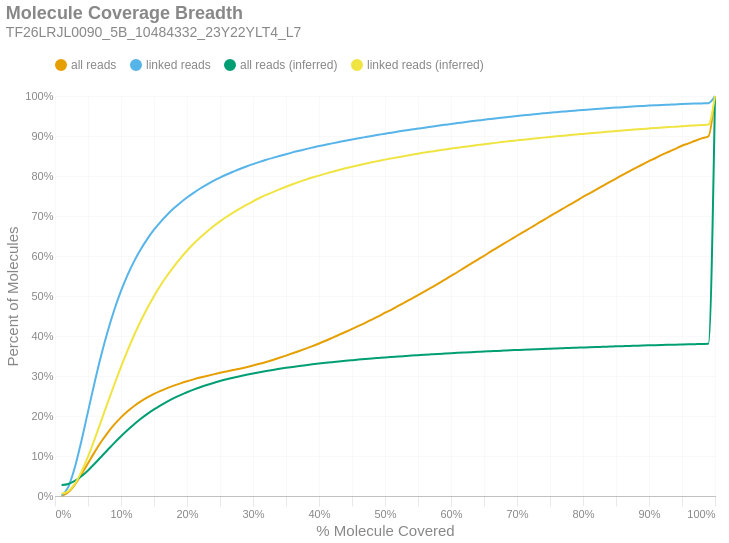

This figure's notebook cell:
### Markdown cell above
### Molecule Read Coverage
This chart shows molecule coverage breadth as computed by the number of bases aligned to that molecule. In other words, "*how much of each unique long molecule is actually sequenced/aligned?*" Keep in mind there is a distinction between sequences and alignments, since some sequences belonging to a particular molecule may not align well and wouldn't appear in the alignment data. This chart also shows molecule coverage breadth as computed by the *inferred fragment* from which the aligned sequences originate. Unlike read coverage, this calculation takes into account the total insert size, including unsequenced gaps between the forward and reverse reads. Like the previous figures, these are cumulative percents.

### Code cell
if SKIPLR:
    print_html(f"Skipped")
else:
    binned_df = consolidated_hist(valids['coverage_bp'], mask, 0.01, True)
    binned_df_inf = consolidated_hist(valids['coverage_inserts'], mask, 0.01, True)
    binned_df = binned_df.with_columns(pl.lit(binned_df_inf['all reads (cumsum)']).alias('all reads (inferred)'))
    binned_df = binned_df.with_columns(pl.lit(binned_df_inf['linked reads (cumsum)']).alias('linked reads (inferred)'))
    binned_df = binned_df.with_columns(
        (pl.col('bin').cast(pl.Float64) + 0.01).alias('right_edge')
    )

    with SafeRender(binned_df):
        (
            density_plot(binned_df, 'Molecule Coverage Breadth', samplename, 'molcov', ['all reads (inferred)','linked reads (inferred)'])
            .encode(
                #x=alt.X('bin:Q', title="% Molecule Covered").axis(format = '%').scale(padding=0),
                x=alt.X('right_edge:Q', title="% Molecule Covered").axis(format='%').scale(padding=0),
                y=alt.Y('value:Q', title='Percent of Molecules')
                    .axis(format='%')
                    .stack(False)
                    .scale(domainMin=0, padding=0),
                color=alt.Color("key:N").scale(domain = ["all reads", "linked reads", "all reads (inferred)", "linked reads (inferred)"]),
                tooltip = [
                    alt.Tooltip("key:N", title = "Data Type"),
                    alt.Tooltip("range_label:N", title="% Molecule Covered"),
                    alt.Tooltip("value:Q", format = ".2%", title="% Molecules")
                ]
            )
        ).display()

### Figure 1 — Vega-Lite specification as saved in the notebook (floating-point values rounded to 4 significant figures)
{"width": "container", "height": 400, "config": {"title": {"anchor": "start", "dy": -15, "fontSize": 18, "color": "#888888", "subtitleColor": "#888888", "subtitleFontSize": 14}, "arc": {"fill": "#0072B2"}, "axis": {"domainColor": "#888888", "domainWidth": 0.5, "gridWidth": 0.2, "grid": false, "titleFontWeight": 400, "titleFontSize": 15, "labelFontSize": 11, "labelColor": "#888888", "tickColor": "#888888", "tickWidth": 0.2, "titleColor": "#888888"}, "axisBand": {"grid": false}, "axisX": {"grid": true, "tickSize": 10, "domainCap": "round"}, "axisY": {"domain": false, "grid": true, "tickSize": 0, "domainCap": "round"}, "background": "transparent", "header": {"labelFontSize": 15, "labelColor": "#888888", "titleFontSize": 15, "titleFontWeight": 600, "titleColor": "#888888"}, "legend": {"labelFont": "sans-serif", "labelFontSize": 12, "labelColor": "#888888", "symbolSize": 100, "symbolType": "circle", "titleFontSize": 12, "titlePadding": 10, "titleColor": "#888888", "title": null, "orient": "top"}, "range": {"category": ["#E69F00", "#56B4E9", "#009E73", "#F0E442", "#0072B2", "#D55E00", "#CC79A7", "#000000"], "diverging": ["#cfe8f3", "#a2d4ec", "#73bfe2", "#46abdb", "#1696d2", "#12719e"]}, "area": {"fill": "#0072B2", "fillOpacity": 0.7, "line": true, "strokeOpacity": 0.7}, "line": {"color": "#0072B2", "stroke": "#0072B2", "strokeWidth": 2}, "trail": {"color": "#0072B2", "stroke": "#0072B2", "strokeWidth": 0, "size": 1}, "point": {"filled": true, "fillOpacity": 1.0, "size": 95}, "text": {"color": "#888888", "fontSize": 11, "align": "right", "fontWeight": 400, "size": 11}, "bar": {"fill": "#0072B2", "stroke": null}, "view": {"stroke": null, "continuousWidth": 660, "continuousHeight": 400}}, "data": {"name": "data-2eaea5df83a22ba4c622ed86b7c96b40"}, "mark": {"type": "line", "interpolate": "monotone", "point": {"opacity": 0, "size": 275}}, "encoding": {"color": {"field": "key", "scale": {"domain": ["all reads", "linked reads", "all reads (inferred)", "linked reads (inferred)"]}, "type": "nominal"}, "tooltip": [{"field": "key", "title": "Data Type", "type": "nominal"}, {"field": "range_label", "title": "% Molecule Covered", "type": "nominal"}, {"field": "value", "format": ".2%", "title": "% Molecules", "type": "quantitative"}], "x": {"axis": {"format": "%"}, "field": "right_edge", "scale": {"padding": 0}, "title": "% Molecule Covered", "type": "quantitative"}, "y": {"axis": {"format": "%"}, "field": "value", "scale": {"domainMin": 0, "padding": 0}, "stack": false, "title": "Percent of Molecules", "type": "quantitative"}}, "params": [{"name": "param_c36ac31b6afebe62", "select": {"type": "point", "fields": ["key"]}, "bind": "legend"}], "title": {"text": "Molecule Coverage Breadth", "subtitle": "TF26LRJL0090_5B_10484332_23Y22YLT4_L7"}, "transform": [{"fold": ["all reads (cumsum)", "linked reads (cumsum)", "all reads (inferred)", "linked reads (inferred)"]}, {"calculate": "replace(datum.key, ' (cumsum)', '')", "as": "key"}, {"filter": {"param": "param_c36ac31b6afebe62"}}], "usermeta": {"embedOptions": {"downloadFileName": "TF26LRJL0090_5B_10484332_23Y22YLT4_L7.molcov"}}, "$schema": "https://vega.github.io/schema/vega-lite/v6.4.1.json", "datasets": {"data-2eaea5df83a22ba4c622ed86b7c96b40": [{"bin": "0.0", "interval": "0.0-0.01", "all reads": 0.0006397, "linked reads": 0.001136, "all reads (cumsum)": 0.0006397, "linked reads (cumsum)": 0.001136, "range_label": "0.0-0.01", "all reads (inferred)": 0.02727, "linked reads (inferred)": 0.005546, "right_edge": 0.01}, {"bin": "0.01", "interval": "0.01-0.02", "all reads": 0.008635, "linked reads": 0.02103, "all reads (cumsum)": 0.009275, "linked reads (cumsum)": 0.02216, "range_label": "0.01-0.02", "all reads (inferred)": 0.03017, "linked reads (inferred)": 0.01196, "right_edge": 0.02}, {"bin": "0.02", "interval": "0.02-0.03", "all reads": 0.01915, "linked reads": 0.0489, "all reads (cumsum)": 0.02843, "linked reads (cumsum)": 0.07106, "range_label": "0.02-0.03", "all reads (inferred)": 0.03761, "linked reads (inferred)": 0.03049, "right_edge": 0.03}, {"bin": "0.03", "interval": "0.03-0.04", "all reads": 0.02554, "linked reads": 0.06649, "all reads (cumsum)": 0.05396, "linked reads (cumsum)": 0.1376, "range_label": "0.03-0.04", "all reads (inferred)": 0.04926, "linked reads (inferred)": 0.0604, "right_edge": 0.04}, {"bin": "0.04", "interval": "0.04-0.05", "all reads": 0.02799, "linked reads": 0.07337, "all reads (cumsum)": 0.08195, "linked reads (cumsum)": 0.2109, "range_label": "0.04-0.05", "all reads (inferred)": 0.06393, "linked reads (inferred)": 0.09843, "right_edge": 0.05}, {"bin": "0.05", "interval": "0.05-0.06", "all reads": 0.02779, "linked reads": 0.07307, "all reads (cumsum)": 0.1097, "linked reads (cumsum)": 0.284, "range_label": "0.05-0.06", "all reads (inferred)": 0.08052, "linked reads (inferred)": 0.1418, "right_edge": 0.06}, {"bin": "0.06", "interval": "0.06-0.07", "all reads": 0.02575, "linked reads": 0.0678, "all reads (cumsum)": 0.1355, "linked reads (cumsum)": 0.3518, "range_label": "0.06-0.07", "all reads (inferred)": 0.09807, "linked reads (inferred)": 0.1878, "right_edge": 0.07}, {"bin": "0.07", "interval": "0.07-0.08", "all reads": 0.02307, "linked reads": 0.06074, "all reads (cumsum)": 0.1586, "linked reads (cumsum)": 0.4125, "range_label": "0.07-0.08", "all reads (inferred)": 0.1155, "linked reads (inferred)": 0.2338, "right_edge": 0.08}, {"bin": "0.08", "interval": "0.08-0.09", "all reads": 0.02035, "linked reads": 0.05357, "all reads (cumsum)": 0.1789, "linked reads (cumsum)": 0.4661, "range_label": "0.08-0.09", "all reads (inferred)": 0.1328, "linked reads (inferred)": 0.2794, "right_edge": 0.09}, {"bin": "0.09", "interval": "0.09-0.1", "all reads": 0.01768, "linked reads": 0.04651, "all reads (cumsum)": 0.1966, "linked reads (cumsum)": 0.5126, "range_label": "0.09-0.1", "all reads (inferred)": 0.1494, "linked reads (inferred)": 0.323, "right_edge": 0.1}, {"bin": "0.1", "interval": "0.1-0.11", "all reads": 0.0153, "linked reads": 0.04021, "all reads (cumsum)": 0.2119, "linked reads (cumsum)": 0.5528, "range_label": "0.1-0.11", "all reads (inferred)": 0.1651, "linked reads (inferred)": 0.3643, "right_edge": 0.11}, {"bin": "0.11", "interval": "0.11-0.12", "all reads": 0.01311, "linked reads": 0.03439, "all reads (cumsum)": 0.225, "linked reads (cumsum)": 0.5872, "range_label": "0.11-0.12", "all reads (inferred)": 0.1796, "linked reads (inferred)": 0.4025, "right_edge": 0.12}, {"bin": "0.12", "interval": "0.12-0.13", "all reads": 0.01135, "linked reads": 0.02972, "all reads (cumsum)": 0.2363, "linked reads (cumsum)": 0.6169, "range_label": "0.12-0.13", "all reads (inferred)": 0.193, "linked reads (inferred)": 0.438, "right_edge": 0.13}, {"bin": "0.13", "interval": "0.13-0.14", "all reads": 0.009966, "linked reads": 0.02596, "all reads (cumsum)": 0.2463, "linked reads (cumsum)": 0.6429, "range_label": "0.13-0.14", "all reads (inferred)": 0.2052, "linked reads (inferred)": 0.4702, "right_edge": 0.14}, {"bin": "0.14", "interval": "0.14-0.15", "all reads": 0.008787, "linked reads": 0.02278, "all reads (cumsum)": 0.2551, "linked reads (cumsum)": 0.6657, "range_label": "0.14-0.15", "all reads (inferred)": 0.2164, "linked reads (inferred)": 0.4996, "right_edge": 0.15}, {"bin": "0.15", "interval": "0.15-0.16", "all reads": 0.007693, "linked reads": 0.01986, "all reads (cumsum)": 0.2628, "linked reads (cumsum)": 0.6855, "range_label": "0.15-0.16", "all reads (inferred)": 0.2267, "linked reads (inferred)": 0.5268, "right_edge": 0.16}, {"bin": "0.16", "interval": "0.16-0.17", "all reads": 0.006929, "linked reads": 0.01776, "all reads (cumsum)": 0.2697, "linked reads (cumsum)": 0.7033, "range_label": "0.16-0.17", "all reads (inferred)": 0.236, "linked reads (inferred)": 0.5512, "right_edge": 0.17}, {"bin": "0.17", "interval": "0.17-0.18", "all reads": 0.006249, "linked reads": 0.01587, "all reads (cumsum)": 0.276, "linked reads (cumsum)": 0.7192, "range_label": "0.17-0.18", "all reads (inferred)": 0.2445, "linked reads (inferred)": 0.5737, "right_edge": 0.18}, {"bin": "0.18", "interval": "0.18-0.19", "all reads": 0.005639, "linked reads": 0.01421, "all reads (cumsum)": 0.2816, "linked reads (cumsum)": 0.7334, "range_label": "0.18-0.19", "all reads (inferred)": 0.2523, "linked reads (inferred)": 0.5942, "right_edge": 0.19}, {"bin": "0.19", "interval": "0.19-0.2", "all reads": 0.005189, "linked reads": 0.0129, "all reads (cumsum)": 0.2868, "linked reads (cumsum)": 0.7463, "range_label": "0.19-0.2", "all reads (inferred)": 0.2595, "linked reads (inferred)": 0.6132, "right_edge": 0.2}, {"bin": "0.2", "interval": "0.2-0.21", "all reads": 0.004782, "linked reads": 0.0117, "all reads (cumsum)": 0.2916, "linked reads (cumsum)": 0.758, "range_label": "0.2-0.21", "all reads (inferred)": 0.2661, "linked reads (inferred)": 0.6306, "right_edge": 0.21}, {"bin": "0.21", "interval": "0.21-0.22", "all reads": 0.004448, "linked reads": 0.01077, "all reads (cumsum)": 0.296, "linked reads (cumsum)": 0.7687, "range_label": "0.21-0.22", "all reads (inferred)": 0.272, "linked reads (inferred)": 0.6462, "right_edge": 0.22}, {"bin": "0.22", "interval": "0.22-0.23", "all reads": 0.00411, "linked reads": 0.009734, "all reads (cumsum)": 0.3001, "linked reads (cumsum)": 0.7785, "range_label": "0.22-0.23", "all reads (inferred)": 0.2775, "linked reads (inferred)": 0.6607, "right_edge": 0.23}, {"bin": "0.23", "interval": "0.23-0.24", "all reads": 0.003998, "linked reads": 0.009121, "all reads (cumsum)": 0.3041, "linked reads (cumsum)": 0.7876, "range_label": "0.23-0.24", "all reads (inferred)": 0.2827, "linked reads (inferred)": 0.6742, "right_edge": 0.24}, {"bin": "0.24", "interval": "0.24-0.25", "all reads": 0.003812, "linked reads": 0.008429, "all reads (cumsum)": 0.3079, "linked reads (cumsum)": 0.796, "range_label": "0.24-0.25", "all reads (inferred)": 0.2874, "linked reads (inferred)": 0.6865, "right_edge": 0.25}, {"bin": "0.25", "interval": "0.25-0.26", "all reads": 0.003485, "linked reads": 0.007668, "all reads (cumsum)": 0.3114, "linked reads (cumsum)": 0.8037, "range_label": "0.25-0.26", "all reads (inferred)": 0.2917, "linked reads (inferred)": 0.6981, "right_edge": 0.26}, {"bin": "0.26", "interval": "0.26-0.27", "all reads": 0.003349, "linked reads": 0.006999, "all reads (cumsum)": 0.3148, "linked reads (cumsum)": 0.8107, "range_label": "0.26-0.27", "all reads (inferred)": 0.2958, "linked reads (inferred)": 0.7087, "right_edge": 0.27}, {"bin": "0.27", "interval": "0.27-0.28", "all reads": 0.003558, "linked reads": 0.00693, "all reads (cumsum)": 0.3183, "linked reads (cumsum)": 0.8176, "range_label": "0.27-0.28", "all reads (inferred)": 0.2995, "linked reads (inferred)": 0.7186, "right_edge": 0.28}, {"bin": "0.28", "interval": "0.28-0.29", "all reads": 0.003738, "linked reads": 0.006189, "all reads (cumsum)": 0.3221, "linked reads (cumsum)": 0.8238, "range_label": "0.28-0.29", "all reads (inferred)": 0.3031, "linked reads (inferred)": 0.7279, "right_edge": 0.29}, {"bin": "0.29", "interval": "0.29-0.3", "all reads": 0.004023, "linked reads": 0.005895, "all reads (cumsum)": 0.3261, "linked reads (cumsum)": 0.8297, "range_label": "0.29-0.3", "all reads (inferred)": 0.3065, "linked reads (inferred)": 0.7367, "right_edge": 0.3}, {"bin": "0.3", "interval": "0.3-0.31", "all reads": 0.004329, "linked reads": 0.005513, "all reads (cumsum)": 0.3304, "linked reads (cumsum)": 0.8352, "range_label": "0.3-0.31", "all reads (inferred)": 0.3096, "linked reads (inferred)": 0.745, "right_edge": 0.31}, {"bin": "0.31", "interval": "0.31-0.32", "all reads": 0.004722, "linked reads": 0.005254, "all reads (cumsum)": 0.3351, "linked reads (cumsum)": 0.8405, "range_label": "0.31-0.32", "all reads (inferred)": 0.3125, "linked reads (inferred)": 0.7527, "right_edge": 0.32}, {"bin": "0.32", "interval": "0.32-0.33", "all reads": 0.005045, "linked reads": 0.004875, "all reads (cumsum)": 0.3402, "linked reads (cumsum)": 0.8453, "range_label": "0.32-0.33", "all reads (inferred)": 0.3153, "linked reads (inferred)": 0.7598, "right_edge": 0.33}, {"bin": "0.33", "interval": "0.33-0.34", "all reads": 0.005329, "linked reads": 0.004686, "all reads (cumsum)": 0.3455, "linked reads (cumsum)": 0.85, "range_label": "0.33-0.34", "all reads (inferred)": 0.3179, "linked reads (inferred)": 0.7667, "right_edge": 0.34}, {"bin": "0.34", "interval": "0.34-0.35", "all reads": 0.005523, "linked reads": 0.004547, "all reads (cumsum)": 0.351, "linked reads (cumsum)": 0.8546, "range_label": "0.34-0.35", "all reads (inferred)": 0.3204, "linked reads (inferred)": 0.7732, "right_edge": 0.35}, {"bin": "0.35", "interval": "0.35-0.36", "all reads": 0.005674, "linked reads": 0.004421, "all reads (cumsum)": 0.3567, "linked reads (cumsum)": 0.859, "range_label": "0.35-0.36", "all reads (inferred)": 0.3227, "linked reads (inferred)": 0.7794, "right_edge": 0.36}, {"bin": "0.36", "interval": "0.36-0.37", "all reads": 0.005782, "linked reads": 0.00409, "all reads (cumsum)": 0.3625, "linked reads (cumsum)": 0.8631, "range_label": "0.36-0.37", "all reads (inferred)": 0.325, "linked reads (inferred)": 0.7852, "right_edge": 0.37}, {"bin": "0.37", "interval": "0.37-0.38", "all reads": 0.006064, "linked reads": 0.004111, "all reads (cumsum)": 0.3686, "linked reads (cumsum)": 0.8672, "range_label": "0.37-0.38", "all reads (inferred)": 0.3271, "linked reads (inferred)": 0.7908, "right_edge": 0.38}, {"bin": "0.38", "interval": "0.38-0.39", "all reads": 0.006134, "linked reads": 0.003823, "all reads (cumsum)": 0.3747, "linked reads (cumsum)": 0.871, "range_label": "0.38-0.39", "all reads (inferred)": 0.3291, "linked reads (inferred)": 0.7961, "right_edge": 0.39}, {"bin": "0.39", "interval": "0.39-0.4", "all reads": 0.006556, "linked reads": 0.003741, "all reads (cumsum)": 0.3813, "linked reads (cumsum)": 0.8748, "range_label": "0.39-0.4", "all reads (inferred)": 0.331, "linked reads (inferred)": 0.801, "right_edge": 0.4}, {"bin": "0.4", "interval": "0.4-0.41", "all reads": 0.006852, "linked reads": 0.003414, "all reads (cumsum)": 0.3881, "linked reads (cumsum)": 0.8782, "range_label": "0.4-0.41", "all reads (inferred)": 0.3329, "linked reads (inferred)": 0.8059, "right_edge": 0.41}, {"bin": "0.41", "interval": "0.41-0.42", "all reads": 0.007219, "linked reads": 0.003417, "all reads (cumsum)": 0.3953, "linked reads (cumsum)": 0.8816, "range_label": "0.41-0.42", "all reads (inferred)": 0.3346, "linked reads (inferred)": 0.8105, "right_edge": 0.42}, {"bin": "0.42", "interval": "0.42-0.43", "all reads": 0.007353, "linked reads": 0.00323, "all reads (cumsum)": 0.4027, "linked reads (cumsum)": 0.8848, "range_label": "0.42-0.43", "all reads (inferred)": 0.3364, "linked reads (inferred)": 0.815, "right_edge": 0.43}, {"bin": "0.43", "interval": "0.43-0.44", "all reads": 0.00737, "linked reads": 0.003161, "all reads (cumsum)": 0.41, "linked reads (cumsum)": 0.888, "range_label": "0.43-0.44", "all reads (inferred)": 0.338, "linked reads (inferred)": 0.8192, "right_edge": 0.44}, {"bin": "0.44", "interval": "0.44-0.45", "all reads": 0.007572, "linked reads": 0.003189, "all reads (cumsum)": 0.4176, "linked reads (cumsum)": 0.8912, "range_label": "0.44-0.45", "all reads (inferred)": 0.3395, "linked reads (inferred)": 0.8231, "right_edge": 0.45}, {"bin": "0.45", "interval": "0.45-0.46", "all reads": 0.007631, "linked reads": 0.003033, "all reads (cumsum)": 0.4253, "linked reads (cumsum)": 0.8942, "range_label": "0.45-0.46", "all reads (inferred)": 0.341, "linked reads (inferred)": 0.827, "right_edge": 0.46}, {"bin": "0.46", "interval": "0.46-0.47", "all reads": 0.007779, "linked reads": 0.002993, "all reads (cumsum)": 0.433, "linked reads (cumsum)": 0.8972, "range_label": "0.46-0.47", "all reads (inferred)": 0.3424, "linked reads (inferred)": 0.8307, "right_edge": 0.47}, {"bin": "0.47", "interval": "0.47-0.48", "all reads": 0.008126, "linked reads": 0.002925, "all reads (cumsum)": 0.4412, "linked reads (cumsum)": 0.9001, "range_label": "0.47-0.48", "all reads (inferred)": 0.3438, "linked reads (inferred)": 0.8343, "right_edge": 0.48}, {"bin": "0.48", "interval": "0.48-0.49", "all reads": 0.007977, "linked reads": 0.00277, "all reads (cumsum)": 0.4491, "linked reads (cumsum)": 0.9029, "range_label": "0.48-0.49", "all reads (inferred)": 0.3451, "linked reads (inferred)": 0.8376, "right_edge": 0.49}, {"bin": "0.49", "interval": "0.49-0.5", "all reads": 0.009097, "linked reads": 0.002837, "all reads (cumsum)": 0.4582, "linked reads (cumsum)": 0.9057, "range_label": "0.49-0.5", "all reads (inferred)": 0.3463, "linked reads (inferred)": 0.841, "right_edge": 0.5}, {"bin": "0.5", "interval": "0.5-0.51", "all reads": 0.007983, "linked reads": 0.002646, "all reads (cumsum)": 0.4662, "linked reads (cumsum)": 0.9084, "range_label": "0.5-0.51", "all reads (inferred)": 0.3475, "linked reads (inferred)": 0.8441, "right_edge": 0.51}, {"bin": "0.51", "interval": "0.51-0.52", "all reads": 0.008956, "linked reads": 0.002693, "all reads (cumsum)": 0.4752, "linked reads (cumsum)": 0.9111, "range_label": "0.51-0.52", "all reads (inferred)": 0.3487, "linked reads (inferred)": 0.8471, "right_edge": 0.52}, {"bin": "0.52", "interval": "0.52-0.53", "all reads": 0.008842, "linked reads": 0.002532, "all reads (cumsum)": 0.484, "linked reads (cumsum)": 0.9136, "range_label": "0.52-0.53", "all reads (inferred)": 0.3498, "linked reads (inferred)": 0.85, "right_edge": 0.53}, {"bin": "0.53", "interval": "0.53-0.54", "all reads": 0.009078, "linked reads": 0.00252, "all reads (cumsum)": 0.4931, "linked reads (cumsum)": 0.9161, "range_label": "0.53-0.54", "all reads (inferred)": 0.351, "linked reads (inferred)": 0.8529, "right_edge": 0.54}, {"bin": "0.54", "interval": "0.54-0.55", "all reads": 0.009026, "linked reads": 0.002382, "all reads (cumsum)": 0.5021, "linked reads (cumsum)": 0.9185, "range_label": "0.54-0.55", "all reads (inferred)": 0.352, "linked reads (inferred)": 0.8557, "right_edge": 0.55}, {"bin": "0.55", "interval": "0.55-0.56", "all reads": 0.009365, "linked reads": 0.002388, "all reads (cumsum)": 0.5115, "linked reads (cumsum)": 0.9209, "range_label": "0.55-0.56", "all reads (inferred)": 0.3531, "linked reads (inferred)": 0.8585, "right_edge": 0.56}, {"bin": "0.56", "interval": "0.56-0.57", "all reads": 0.009423, "linked reads": 0.002405, "all reads (cumsum)": 0.5209, "linked reads (cumsum)": 0.9233, "range_label": "0.56-0.57", "all reads (inferred)": 0.3541, "linked reads (inferred)": 0.8611, "right_edge": 0.57}, {"bin": "0.57", "interval": "0.57-0.58", "all reads": 0.009389, "linked reads": 0.002322, "all reads (cumsum)": 0.5303, "linked reads (cumsum)": 0.9256, "range_label": "0.57-0.58", "all reads (inferred)": 0.3551, "linked reads (inferred)": 0.8637, "right_edge": 0.58}, {"bin": "0.58", "interval": "0.58-0.59", "all reads": 0.009756, "linked reads": 0.002239, "all reads (cumsum)": 0.54, "linked reads (cumsum)": 0.9279, "range_label": "0.58-0.59", "all reads (inferred)": 0.356, "linked reads (inferred)": 0.8661, "right_edge": 0.59}, {"bin": "0.59", "interval": "0.59-0.6", "all reads": 0.01013, "linked reads": 0.002227, "all reads (cumsum)": 0.5502, "linked reads (cumsum)": 0.9301, "range_label": "0.59-0.6", "all reads (inferred)": 0.357, "linked reads (inferred)": 0.8685, "right_edge": 0.6}, {"bin": "0.6", "interval": "0.6-0.61", "all reads": 0.00981, "linked reads": 0.002165, "all reads (cumsum)": 0.56, "linked reads (cumsum)": 0.9323, "range_label": "0.6-0.61", "all reads (inferred)": 0.3579, "linked reads (inferred)": 0.8708, "right_edge": 0.61}, {"bin": "0.61", "interval": "0.61-0.62", "all reads": 0.01039, "linked reads": 0.002196, "all reads (cumsum)": 0.5704, "linked reads (cumsum)": 0.9345, "range_label": "0.61-0.62", "all reads (inferred)": 0.3587, "linked reads (inferred)": 0.873, "right_edge": 0.62}, {"bin": "0.62", "interval": "0.62-0.63", "all reads": 0.01008, "linked reads": 0.002171, "all reads (cumsum)": 0.5805, "linked reads (cumsum)": 0.9366, "range_label": "0.62-0.63", "all reads (inferred)": 0.3596, "linked reads (inferred)": 0.8752, "right_edge": 0.63}, {"bin": "0.63", "interval": "0.63-0.64", "all reads": 0.01003, "linked reads": 0.002036, "all reads (cumsum)": 0.5905, "linked reads (cumsum)": 0.9387, "range_label": "0.63-0.64", "all reads (inferred)": 0.3604, "linked reads (inferred)": 0.8773, "right_edge": 0.64}, {"bin": "0.64", "interval": "0.64-0.65", "all reads": 0.009924, "linked reads": 0.001924, "all reads (cumsum)": 0.6004, "linked reads (cumsum)": 0.9406, "range_label": "0.64-0.65", "all reads (inferred)": 0.3612, "linked reads (inferred)": 0.8794, "right_edge": 0.65}, {"bin": "0.65", "interval": "0.65-0.66", "all reads": 0.01036, "linked reads": 0.002023, "all reads (cumsum)": 0.6108, "linked reads (cumsum)": 0.9426, "range_label": "0.65-0.66", "all reads (inferred)": 0.362, "linked reads (inferred)": 0.8814, "right_edge": 0.66}, {"bin": "0.66", "interval": "0.66-0.67", "all reads": 0.009958, "linked reads": 0.001945, "all reads (cumsum)": 0.6207, "linked reads (cumsum)": 0.9445, "range_label": "0.66-0.67", "all reads (inferred)": 0.3628, "linked reads (inferred)": 0.8834, "right_edge": 0.67}, {"bin": "0.67", "interval": "0.67-0.68", "all reads": 0.01013, "linked reads": 0.001903, "all reads (cumsum)": 0.6309, "linked reads (cumsum)": 0.9465, "range_label": "0.67-0.68", "all reads (inferred)": 0.3635, "linked reads (inferred)": 0.8853, "right_edge": 0.68}, {"bin": "0.68", "interval": "0.68-0.69", "all reads": 0.009768, "linked reads": 0.001766, "all reads (cumsum)": 0.6406, "linked reads (cumsum)": 0.9482, "range_label": "0.68-0.69", "all reads (inferred)": 0.3643, "linked reads (inferred)": 0.8872, "right_edge": 0.69}, {"bin": "0.69", "interval": "0.69-0.7", "all reads": 0.009966, "linked reads": 0.001774, "all reads (cumsum)": 0.6506, "linked reads (cumsum)": 0.95, "range_label": "0.69-0.7", "all reads (inferred)": 0.365, "linked reads (inferred)": 0.8891, "right_edge": 0.7}, {"bin": "0.7", "interval": "0.7-0.71", "all reads": 0.009695, "linked reads": 0.001713, "all reads (cumsum)": 0.6603, "linked reads (cumsum)": 0.9517, "range_label": "0.7-0.71", "all reads (inferred)": 0.3657, "linked reads (inferred)": 0.8909, "right_edge": 0.71}, {"bin": "0.71", "interval": "0.71-0.72", "all reads": 0.009693, "linked reads": 0.001663, "all reads (cumsum)": 0.67, "linked reads (cumsum)": 0.9534, "range_label": "0.71-0.72", "all reads (inferred)": 0.3664, "linked reads (inferred)": 0.8926, "right_edge": 0.72}, {"bin": "0.72", "interval": "0.72-0.73", "all reads": 0.009967, "linked reads": 0.001598, "all reads (cumsum)": 0.68, "linked reads (cumsum)": 0.955, "range_label": "0.72-0.73", "all reads (inferred)": 0.367, "linked reads (inferred)": 0.8943, "right_edge": 0.73}, {"bin": "0.73", "interval": "0.73-0.74", "all reads": 0.00967, "linked reads": 0.001613, "all reads (cumsum)": 0.6896, "linked reads (cumsum)": 0.9566, "range_label": "0.73-0.74", "all reads (inferred)": 0.3677, "linked reads (inferred)": 0.8959, "right_edge": 0.74}, {"bin": "0.74", "interval": "0.74-0.75", "all reads": 0.01013, "linked reads": 0.001567, "all reads (cumsum)": 0.6998, "linked reads (cumsum)": 0.9581, "range_label": "0.74-0.75", "all reads (inferred)": 0.3683, "linked reads (inferred)": 0.8975, "right_edge": 0.75}, {"bin": "0.75", "interval": "0.75-0.76", "all reads": 0.009475, "linked reads": 0.001413, "all reads (cumsum)": 0.7092, "linked reads (cumsum)": 0.9596, "range_label": "0.75-0.76", "all reads (inferred)": 0.3689, "linked reads (inferred)": 0.8991, "right_edge": 0.76}, {"bin": "0.76", "interval": "0.76-0.77", "all reads": 0.009543, "linked reads": 0.001413, "all reads (cumsum)": 0.7188, "linked reads (cumsum)": 0.961, "range_label": "0.76-0.77", "all reads (inferred)": 0.3695, "linked reads (inferred)": 0.9007, "right_edge": 0.77}, {"bin": "0.77", "interval": "0.77-0.78", "all reads": 0.009574, "linked reads": 0.001422, "all reads (cumsum)": 0.7283, "linked reads (cumsum)": 0.9624, "range_label": "0.77-0.78", "all reads (inferred)": 0.3701, "linked reads (inferred)": 0.9022, "right_edge": 0.78}, {"bin": "0.78", "interval": "0.78-0.79", "all reads": 0.009406, "linked reads": 0.00132, "all reads (cumsum)": 0.7378, "linked reads (cumsum)": 0.9637, "range_label": "0.78-0.79", "all reads (inferred)": 0.3707, "linked reads (inferred)": 0.9038, "right_edge": 0.79}, {"bin": "0.79", "interval": "0.79-0.8", "all reads": 0.009955, "linked reads": 0.00132, "all reads (cumsum)": 0.7477, "linked reads (cumsum)": 0.965, "range_label": "0.79-0.8", "all reads (inferred)": 0.3713, "linked reads (inferred)": 0.9053, "right_edge": 0.8}, {"bin": "0.8", "interval": "0.8-0.81", "all reads": 0.009071, "linked reads": 0.001235, "all reads (cumsum)": 0.7568, "linked reads (cumsum)": 0.9663, "range_label": "0.8-0.81", "all reads (inferred)": 0.3719, "linked reads (inferred)": 0.9068, "right_edge": 0.81}, {"bin": "0.81", "interval": "0.81-0.82", "all reads": 0.009281, "linked reads": 0.001274, "all reads (cumsum)": 0.7661, "linked reads (cumsum)": 0.9675, "range_label": "0.81-0.82", "all reads (inferred)": 0.3725, "linked reads (inferred)": 0.9082, "right_edge": 0.82}, {"bin": "0.82", "interval": "0.82-0.83", "all reads": 0.009539, "linked reads": 0.001208, "all reads (cumsum)": 0.7756, "linked reads (cumsum)": 0.9688, "range_label": "0.82-0.83", "all reads (inferred)": 0.373, "linked reads (inferred)": 0.9096, "right_edge": 0.83}, {"bin": "0.83", "interval": "0.83-0.84", "all reads": 0.009172, "linked reads": 0.00114, "all reads (cumsum)": 0.7848, "linked reads (cumsum)": 0.9699, "range_label": "0.83-0.84", "all reads (inferred)": 0.3736, "linked reads (inferred)": 0.911, "right_edge": 0.84}, {"bin": "0.84", "interval": "0.84-0.85", "all reads": 0.008875, "linked reads": 0.001099, "all reads (cumsum)": 0.7936, "linked reads (cumsum)": 0.971, "range_label": "0.84-0.85", "all reads (inferred)": 0.3741, "linked reads (inferred)": 0.9124, "right_edge": 0.85}, {"bin": "0.85", "interval": "0.85-0.86", "all reads": 0.008969, "linked reads": 0.001147, "all reads (cumsum)": 0.8026, "linked reads (cumsum)": 0.9721, "range_label": "0.85-0.86", "all reads (inferred)": 0.3746, "linked reads (inferred)": 0.9138, "right_edge": 0.86}, {"bin": "0.86", "interval": "0.86-0.87", "all reads": 0.008767, "linked reads": 0.001049, "all reads (cumsum)": 0.8114, "linked reads (cumsum)": 0.9732, "range_label": "0.86-0.87", "all reads (inferred)": 0.3752, "linked reads (inferred)": 0.9151, "right_edge": 0.87}, {"bin": "0.87", "interval": "0.87-0.88", "all reads": 0.008775, "linked reads": 0.0009806, "all reads (cumsum)": 0.8202, "linked reads (cumsum)": 0.9742, "range_label": "0.87-0.88", "all reads (inferred)": 0.3757, "linked reads (inferred)": 0.9164, "right_edge": 0.88}, {"bin": "0.88", "interval": "0.88-0.89", "all reads": 0.008576, "linked reads": 0.0009073, "all reads (cumsum)": 0.8287, "linked reads (cumsum)": 0.9751, "range_label": "0.88-0.89", "all reads (inferred)": 0.3762, "linked reads (inferred)": 0.9177, "right_edge": 0.89}, {"bin": "0.89", "interval": "0.89-0.9", "all reads": 0.008454, "linked reads": 0.0008772, "all reads (cumsum)": 0.8372, "linked reads (cumsum)": 0.9759, "range_label": "0.89-0.9", "all reads (inferred)": 0.3766, "linked reads (inferred)": 0.9189, "right_edge": 0.9}, {"bin": "0.9", "interval": "0.9-0.91", "all reads": 0.007797, "linked reads": 0.0008134, "all reads (cumsum)": 0.845, "linked reads (cumsum)": 0.9768, "range_label": "0.9-0.91", "all reads (inferred)": 0.3771, "linked reads (inferred)": 0.9201, "right_edge": 0.91}, {"bin": "0.91", "interval": "0.91-0.92", "all reads": 0.008635, "linked reads": 0.0007919, "all reads (cumsum)": 0.8536, "linked reads (cumsum)": 0.9776, "range_label": "0.91-0.92", "all reads (inferred)": 0.3776, "linked reads (inferred)": 0.9212, "right_edge": 0.92}, {"bin": "0.92", "interval": "0.92-0.93", "all reads": 0.006999, "linked reads": 0.0007238, "all reads (cumsum)": 0.8606, "linked reads (cumsum)": 0.9783, "range_label": "0.92-0.93", "all reads (inferred)": 0.378, "linked reads (inferred)": 0.9223, "right_edge": 0.93}, {"bin": "0.93", "interval": "0.93-0.94", "all reads": 0.007391, "linked reads": 0.0007367, "all reads (cumsum)": 0.868, "linked reads (cumsum)": 0.979, "range_label": "0.93-0.94", "all reads (inferred)": 0.3784, "linked reads (inferred)": 0.9233, "right_edge": 0.94}, {"bin": "0.94", "interval": "0.94-0.95", "all reads": 0.007552, "linked reads": 0.000716, "all reads (cumsum)": 0.8756, "linked reads (cumsum)": 0.9797, "range_label": "0.94-0.95", "all reads (inferred)": 0.3788, "linked reads (inferred)": 0.9244, "right_edge": 0.95}, {"bin": "0.95", "interval": "0.95-0.96", "all reads": 0.006108, "linked reads": 0.0006471, "all reads (cumsum)": 0.8817, "linked reads (cumsum)": 0.9804, "range_label": "0.95-0.96", "all reads (inferred)": 0.3792, "linked reads (inferred)": 0.9255, "right_edge": 0.96}, {"bin": "0.96", "interval": "0.96-0.97", "all reads": 0.006402, "linked reads": 0.0005834, "all reads (cumsum)": 0.8881, "linked reads (cumsum)": 0.981, "range_label": "0.96-0.97", "all reads (inferred)": 0.3796, "linked reads (inferred)": 0.9264, "right_edge": 0.97}, {"bin": "0.97", "interval": "0.97-0.98", "all reads": 0.006038, "linked reads": 0.0005058, "all reads (cumsum)": 0.8941, "linked reads (cumsum)": 0.9815, "range_label": "0.97-0.98", "all reads (inferred)": 0.38, "linked reads (inferred)": 0.9274, "right_edge": 0.98}, {"bin": "0.98", "interval": "0.98-0.99", "all reads": 0.005076, "linked reads": 0.0005351, "all reads (cumsum)": 0.8992, "linked reads (cumsum)": 0.982, "range_label": "0.98-0.99", "all reads (inferred)": 0.3805, "linked reads (inferred)": 0.9286, "right_edge": 0.99}, {"bin": "0.99", "interval": "0.99-1.0", "all reads": 0.1008, "linked reads": 0.018, "all reads (cumsum)": 1.0, "linked reads (cumsum)": 1.0, "range_label": "0.99-1.0", "all reads (inferred)": 1.0, "linked reads (inferred)": 1.0, "right_edge": 1.0}]}}
